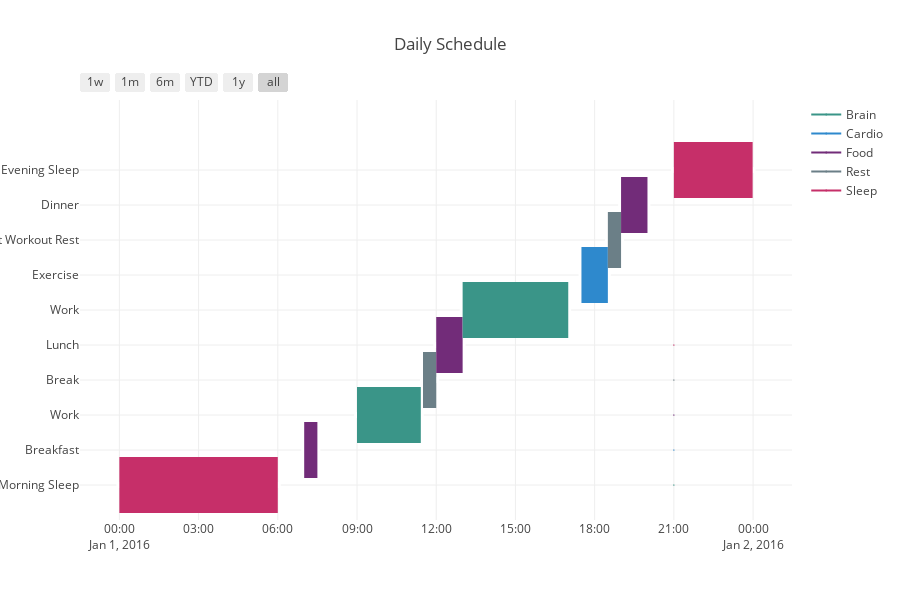

Notebook source saved alongside this figure:
### Markdown cell above
# Using Hours and Minutes in Times

### Code cell
import plotly.figure_factory as ff

df = [
    dict(Task='Morning Sleep', Start='2016-01-01', Finish='2016-01-01 6:00:00', Resource='Sleep'),
    dict(Task='Breakfast', Start='2016-01-01 7:00:00', Finish='2016-01-01 7:30:00', Resource='Food'),
    dict(Task='Work', Start='2016-01-01 9:00:00', Finish='2016-01-01 11:25:00', Resource='Brain'),
    dict(Task='Break', Start='2016-01-01 11:30:00', Finish='2016-01-01 12:00:00', Resource='Rest'),
    dict(Task='Lunch', Start='2016-01-01 12:00:00', Finish='2016-01-01 13:00:00', Resource='Food'),
    dict(Task='Work', Start='2016-01-01 13:00:00', Finish='2016-01-01 17:00:00', Resource='Brain'),
    dict(Task='Exercise', Start='2016-01-01 17:30:00', Finish='2016-01-01 18:30:00', Resource='Cardio'), 
    dict(Task='Post Workout Rest', Start='2016-01-01 18:30:00', Finish='2016-01-01 19:00:00', Resource='Rest'),
    dict(Task='Dinner', Start='2016-01-01 19:00:00', Finish='2016-01-01 20:00:00', Resource='Food'),
    dict(Task='Evening Sleep', Start='2016-01-01 21:00:00', Finish='2016-01-01 23:59:00', Resource='Sleep')
]

colors = dict(Cardio = 'rgb(46, 137, 205)',
              Food = 'rgb(114, 44, 121)',
              Sleep = 'rgb(198, 47, 105)',
              Brain = 'rgb(58, 149, 136)',
              Rest = 'rgb(107, 127, 135)')

fig = ff.create_gantt(df, colors=colors, index_col='Resource', title='Daily Schedule',
                      show_colorbar=True, bar_width=0.8, showgrid_x=True, showgrid_y=True)
pyo.iplot(fig, filename='gantt-hours-minutes')

### Figure 1 — Plotly figure (JSON) as saved in the notebook; plotly's stock layout.template omitted (floating-point values rounded to 4 significant figures)
{"data": [{"marker": {"color": "white"}, "name": "", "showlegend": false, "type": "scatter", "uid": "c30aea56-88b4-4886-8e1c-c27008486a96", "x": ["2016-01-01", "2016-01-01 6:00:00"], "y": [0, 0]}, {"marker": {"color": "white"}, "name": "", "showlegend": false, "type": "scatter", "uid": "639f321c-d472-4fbe-90ba-56b25bcbdffa", "x": ["2016-01-01 7:00:00", "2016-01-01 7:30:00"], "y": [1, 1]}, {"marker": {"color": "white"}, "name": "", "showlegend": false, "type": "scatter", "uid": "c580ef72-4cae-4637-83ce-0267543a8a94", "x": ["2016-01-01 9:00:00", "2016-01-01 11:25:00"], "y": [2, 2]}, {"marker": {"color": "white"}, "name": "", "showlegend": false, "type": "scatter", "uid": "9633e5a5-02ca-4de2-a567-e4c3b05b254c", "x": ["2016-01-01 11:30:00", "2016-01-01 12:00:00"], "y": [3, 3]}, {"marker": {"color": "white"}, "name": "", "showlegend": false, "type": "scatter", "uid": "e31bf181-45e5-4f5d-b601-1c50116eeb9d", "x": ["2016-01-01 12:00:00", "2016-01-01 13:00:00"], "y": [4, 4]}, {"marker": {"color": "white"}, "name": "", "showlegend": false, "type": "scatter", "uid": "3c3d8a27-4afa-4f81-9852-73dac26412f2", "x": ["2016-01-01 13:00:00", "2016-01-01 17:00:00"], "y": [5, 5]}, {"marker": {"color": "white"}, "name": "", "showlegend": false, "type": "scatter", "uid": "e62dfd8a-eb89-47d1-82ca-9448ab326ca7", "x": ["2016-01-01 17:30:00", "2016-01-01 18:30:00"], "y": [6, 6]}, {"marker": {"color": "white"}, "name": "", "showlegend": false, "type": "scatter", "uid": "0f3e7291-4bac-495f-ab98-681cbf32f4d6", "x": ["2016-01-01 18:30:00", "2016-01-01 19:00:00"], "y": [7, 7]}, {"marker": {"color": "white"}, "name": "", "showlegend": false, "type": "scatter", "uid": "db3d0541-a768-456a-ac1d-fc256867f3e6", "x": ["2016-01-01 19:00:00", "2016-01-01 20:00:00"], "y": [8, 8]}, {"marker": {"color": "white"}, "name": "", "showlegend": false, "type": "scatter", "uid": "e612751a-d7ac-45b5-b9c8-5a377acfae63", "x": ["2016-01-01 21:00:00", "2016-01-01 23:59:00"], "y": [9, 9]}, {"hoverinfo": "none", "marker": {"color": "rgb(58, 149, 136)", "size": 1}, "name": "Brain", "showlegend": true, "type": "scatter", "uid": "5b210400-1191-476e-b695-8d3aa4c35ac2", "x": ["2016-01-01 21:00:00", "2016-01-01 21:00:00"], "y": [0, 0]}, {"hoverinfo": "none", "marker": {"color": "rgb(46, 137, 205)", "size": 1}, "name": "Cardio", "showlegend": true, "type": "scatter", "uid": "ba344f87-f1db-4a8d-8371-8a108bed6680", "x": ["2016-01-01 21:00:00", "2016-01-01 21:00:00"], "y": [1, 1]}, {"hoverinfo": "none", "marker": {"color": "rgb(114, 44, 121)", "size": 1}, "name": "Food", "showlegend": true, "type": "scatter", "uid": "7f59cdf4-6a5d-4461-9b42-acae011e7614", "x": ["2016-01-01 21:00:00", "2016-01-01 21:00:00"], "y": [2, 2]}, {"hoverinfo": "none", "marker": {"color": "rgb(107, 127, 135)", "size": 1}, "name": "Rest", "showlegend": true, "type": "scatter", "uid": "425b7298-4f2d-4d24-8ce8-315c93d738c0", "x": ["2016-01-01 21:00:00", "2016-01-01 21:00:00"], "y": [3, 3]}, {"hoverinfo": "none", "marker": {"color": "rgb(198, 47, 105)", "size": 1}, "name": "Sleep", "showlegend": true, "type": "scatter", "uid": "6747ff0e-9778-41c8-adea-8b4d8b60b63b", "x": ["2016-01-01 21:00:00", "2016-01-01 21:00:00"], "y": [4, 4]}], "layout": {"height": 600, "hovermode": "closest", "shapes": [{"fillcolor": "rgb(198, 47, 105)", "line": {"width": 0}, "opacity": 1, "type": "rect", "x0": "2016-01-01", "x1": "2016-01-01 6:00:00", "xref": "x", "y0": -0.8, "y1": 0.8, "yref": "y"}, {"fillcolor": "rgb(114, 44, 121)", "line": {"width": 0}, "opacity": 1, "type": "rect", "x0": "2016-01-01 7:00:00", "x1": "2016-01-01 7:30:00", "xref": "x", "y0": 0.2, "y1": 1.8, "yref": "y"}, {"fillcolor": "rgb(58, 149, 136)", "line": {"width": 0}, "opacity": 1, "type": "rect", "x0": "2016-01-01 9:00:00", "x1": "2016-01-01 11:25:00", "xref": "x", "y0": 1.2, "y1": 2.8, "yref": "y"}, {"fillcolor": "rgb(107, 127, 135)", "line": {"width": 0}, "opacity": 1, "type": "rect", "x0": "2016-01-01 11:30:00", "x1": "2016-01-01 12:00:00", "xref": "x", "y0": 2.2, "y1": 3.8, "yref": "y"}, {"fillcolor": "rgb(114, 44, 121)", "line": {"width": 0}, "opacity": 1, "type": "rect", "x0": "2016-01-01 12:00:00", "x1": "2016-01-01 13:00:00", "xref": "x", "y0": 3.2, "y1": 4.8, "yref": "y"}, {"fillcolor": "rgb(58, 149, 136)", "line": {"width": 0}, "opacity": 1, "type": "rect", "x0": "2016-01-01 13:00:00", "x1": "2016-01-01 17:00:00", "xref": "x", "y0": 4.2, "y1": 5.8, "yref": "y"}, {"fillcolor": "rgb(46, 137, 205)", "line": {"width": 0}, "opacity": 1, "type": "rect", "x0": "2016-01-01 17:30:00", "x1": "2016-01-01 18:30:00", "xref": "x", "y0": 5.2, "y1": 6.8, "yref": "y"}, {"fillcolor": "rgb(107, 127, 135)", "line": {"width": 0}, "opacity": 1, "type": "rect", "x0": "2016-01-01 18:30:00", "x1": "2016-01-01 19:00:00", "xref": "x", "y0": 6.2, "y1": 7.8, "yref": "y"}, {"fillcolor": "rgb(114, 44, 121)", "line": {"width": 0}, "opacity": 1, "type": "rect", "x0": "2016-01-01 19:00:00", "x1": "2016-01-01 20:00:00", "xref": "x", "y0": 7.2, "y1": 8.8, "yref": "y"}, {"fillcolor": "rgb(198, 47, 105)", "line": {"width": 0}, "opacity": 1, "type": "rect", "x0": "2016-01-01 21:00:00", "x1": "2016-01-01 23:59:00", "xref": "x", "y0": 8.2, "y1": 9.8, "yref": "y"}], "showlegend": true, "title": {"text": "Daily Schedule"}, "width": 900, "xaxis": {"rangeselector": {"buttons": [{"count": 7, "label": "1w", "step": "day", "stepmode": "backward"}, {"count": 1, "label": "1m", "step": "month", "stepmode": "backward"}, {"count": 6, "label": "6m", "step": "month", "stepmode": "backward"}, {"count": 1, "label": "YTD", "step": "year", "stepmode": "todate"}, {"count": 1, "label": "1y", "step": "year", "stepmode": "backward"}, {"step": "all"}]}, "showgrid": true, "type": "date", "zeroline": false}, "yaxis": {"autorange": false, "range": [-1, 11], "showgrid": true, "ticktext": ["Morning Sleep", "Breakfast", "Work", "Break", "Lunch", "Work", "Exercise", "Post Workout Rest", "Dinner", "Evening Sleep"], "tickvals": [0, 1, 2, 3, 4, 5, 6, 7, 8, 9], "zeroline": false}}}
